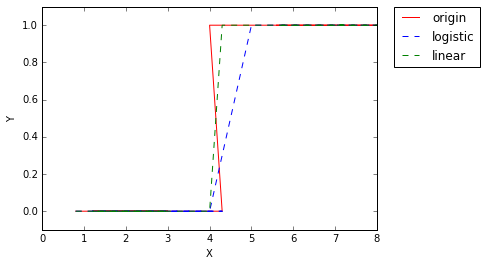

Reproduce this figure in Python.
# -*- coding: utf-8 -*-
"""
Created on Sat Oct  8 00:12:33 2016
@author: Nero
"""
import matplotlib.pyplot as plt
import numpy as np
import operator

#convert original prediction to {0,1}
def toY(Ypred):
    for i in range(Ypred.shape[0]):
        if Ypred[i]>0.5:
            Ypred[i]=1
        else:
            Ypred[i]=0
    return Ypred.tolist()
            
X=[4,5,5.6,6.8,7,7.2,8,0.8,1,1.2,2.5,2.6,3,4.3]
Y=[1,1,1,1,1,1,1,0,0,0,0,0,0,0]
data=dict(zip(X, Y))
data=sorted(data.items(), key=operator.itemgetter(1))
XY=[(ele1, ele2)for ele1,ele2 in data]
plt.xlabel('X')
plt.ylabel('Y')
plt.plot(*zip(*XY),color='r',label="origin")   
data=dict(data) 
X=list(data.keys())
Y=np.mat(list(data.values()))

#standardize X to mean 0 variance 1
Xs=(X-np.mean(X))/np.var(X)**0.5
Xsnew=[Xs,np.zeros(14)+1]
Xsnew=np.mat(Xsnew)



lumda=0.07
beta0=np.mat([[1],[0]])
u=np.zeros([14,1])
beta=beta0
#logistic regression
for k in range(3):
    for i in range(14):
        u[i]=1/(1+np.e**(-1*np.dot(np.transpose(beta),Xsnew[:,i])[0,0]))
    domain=np.zeros([14,14])
    for i in range(14):
        domain[i,i]=(1-u[i])*u[i]
    updateterm1=np.linalg.inv(2*lumda+np.dot(np.dot(Xsnew,domain),np.transpose(Xsnew)))
    updateterm2=(2*lumda*beta-np.dot(Xsnew,np.transpose(Y)-u))
    update=np.dot(updateterm1,updateterm2)
    beta=beta-update
Ypred=np.dot(np.transpose(Xsnew),beta)
Ypred=toY(Ypred)

#make plot beautiful
data=dict(zip(X, Ypred))
data=sorted(data.items(), key=operator.itemgetter(1))
XY=[(ele1, ele2)for ele1,ele2 in data]
plt.plot(*zip(*XY),linestyle='--', color='b',label="logistic")
#linear regresssion
for k in range(3):
    for i in range(14):
        u[i]=1/(1+np.e**(-1*np.dot(np.transpose(beta),Xsnew[:,i])[0,0]))
    domain=np.zeros([14,14])
    for i in range(14):
        domain[i,i]=(1-u[i])*u[i]
    updateterm1=np.linalg.inv(2*lumda+np.dot(Xsnew,np.transpose(Xsnew)))
    updateterm2=(2*lumda*beta+np.dot(np.dot(Xsnew,np.transpose(Xsnew)),beta)-np.dot(Xsnew,np.transpose(Y)))
    update=np.dot(updateterm1,updateterm2)
    beta=beta-update
Ypred=np.dot(np.transpose(Xsnew),beta)
Ypred=toY(Ypred)

#make plot beautiful
data=dict(zip(X, Ypred))
data=sorted(data.items(), key=operator.itemgetter(1))
XY=[(ele1, ele2)for ele1,ele2 in data]
plt.plot(*zip(*XY),linestyle='--', color='g',label="linear")
plt.ylim([-0.1,1.1])
plt.legend(bbox_to_anchor=(1.05, 1), loc=2, borderaxespad=0.)    
